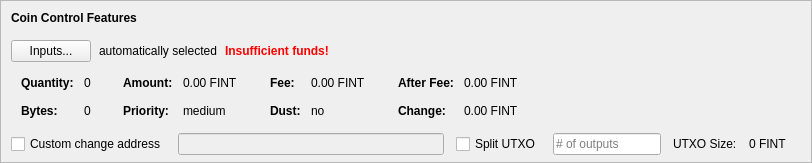
    <widget class="QFrame" name="frameCoinControl">
     <property name="sizePolicy">
      <sizepolicy hsizetype="Expanding" vsizetype="Expanding">
       <horstretch>0</horstretch>
       <verstretch>0</verstretch>
      </sizepolicy>
     </property>
     <property name="maximumSize">
      <size>
       <width>16777215</width>
       <height>16777215</height>
      </size>
     </property>
     <property name="frameShape">
      <enum>QFrame::StyledPanel</enum>
     </property>
     <property name="frameShadow">
      <enum>QFrame::Sunken</enum>
     </property>
     <layout class="QVBoxLayout" name="verticalLayoutCoinControl2">
      <property name="spacing">
       <number>0</number>
      </property>
      <property name="leftMargin">
       <number>0</number>
      </property>
      <property name="topMargin">
       <number>0</number>
      </property>
      <property name="rightMargin">
       <number>0</number>
      </property>
      <property name="bottomMargin">
       <number>6</number>
      </property>
      <item>
       <layout class="QVBoxLayout" name="verticalLayoutCoinControl" stretch="0,0,0,0,1">
        <property name="spacing">
         <number>0</number>
        </property>
        <property name="leftMargin">
         <number>10</number>
        </property>
        <property name="topMargin">
         <number>10</number>
        </property>
        <item>
         <layout class="QHBoxLayout" name="horizontalLayoutCoinControl1">
          <property name="bottomMargin">
           <number>15</number>
          </property>
          <item>
           <widget class="QLabel" name="labelCoinControlFeatures">
            <property name="sizePolicy">
             <sizepolicy hsizetype="Preferred" vsizetype="Maximum">
              <horstretch>0</horstretch>
              <verstretch>0</verstretch>
             </sizepolicy>
            </property>
            <property name="font">
             <font>
              <weight>75</weight>
              <bold>true</bold>
             </font>
            </property>
            <property name="styleSheet">
             <string notr="true">font-weight:bold;</string>
            </property>
            <property name="text">
             <string>Coin Control Features</string>
            </property>
           </widget>
          </item>
         </layout>
        </item>
        <item>
         <layout class="QHBoxLayout" name="horizontalLayoutCoinControl2" stretch="0,0,0,0">
          <property name="spacing">
           <number>8</number>
          </property>
          <property name="bottomMargin">
           <number>10</number>
          </property>
          <item>
           <widget class="QPushButton" name="pushButtonCoinControl">
            <property name="styleSheet">
             <string notr="true"/>
            </property>
            <property name="text">
             <string>Inputs...</string>
            </property>
            <property name="autoDefault">
             <bool>false</bool>
            </property>
           </widget>
          </item>
          <item>
           <widget class="QLabel" name="labelCoinControlAutomaticallySelected">
            <property name="text">
             <string>automatically selected</string>
            </property>
            <property name="margin">
             <number>5</number>
            </property>
           </widget>
          </item>
          <item>
           <widget class="QLabel" name="labelCoinControlInsuffFunds">
            <property name="font">
             <font>
              <weight>75</weight>
              <bold>true</bold>
             </font>
            </property>
            <property name="styleSheet">
             <string notr="true">color:red;font-weight:bold;</string>
            </property>
            <property name="text">
             <string>Insufficient funds!</string>
            </property>
            <property name="margin">
             <number>5</number>
            </property>
           </widget>
          </item>
          <item>
           <spacer name="horizontalSpacerCoinControl">
            <property name="orientation">
             <enum>Qt::Horizontal</enum>
            </property>
            <property name="sizeHint" stdset="0">
             <size>
              <width>40</width>
              <height>1</height>
             </size>
            </property>
           </spacer>
          </item>
         </layout>
        </item>
        <item>
         <widget class="QWidget" name="widgetCoinControl" native="true">
          <property name="sizePolicy">
           <sizepolicy hsizetype="Preferred" vsizetype="Preferred">
            <horstretch>0</horstretch>
            <verstretch>0</verstretch>
           </sizepolicy>
          </property>
          <property name="minimumSize">
           <size>
            <width>0</width>
            <height>0</height>
           </size>
          </property>
          <property name="styleSheet">
           <string notr="true"/>
          </property>
          <layout class="QHBoxLayout" name="horizontalLayoutCoinControl5">
           <property name="leftMargin">
            <number>0</number>
           </property>
           <property name="topMargin">
            <number>0</number>
           </property>
           <property name="rightMargin">
            <number>0</number>
           </property>
           <property name="bottomMargin">
            <number>0</number>
           </property>
           <item>
            <layout class="QHBoxLayout" name="horizontalLayoutCoinControl3" stretch="0,0,0,1">
             <property name="spacing">
              <number>20</number>
             </property>
             <property name="topMargin">
              <number>0</number>
             </property>
             <property name="bottomMargin">
              <number>10</number>
             </property>
             <item>
              <layout class="QFormLayout" name="formLayoutCoinControl1">
               <property name="horizontalSpacing">
                <number>10</number>
               </property>
               <property name="verticalSpacing">
                <number>14</number>
               </property>
               <property name="leftMargin">
                <number>10</number>
               </property>
               <property name="topMargin">
                <number>4</number>
               </property>
               <property name="rightMargin">
                <number>6</number>
               </property>
               <item row="0" column="0">
                <widget class="QLabel" name="labelCoinControlQuantityText">
                 <property name="font">
                  <font>
                   <weight>75</weight>
                   <bold>true</bold>
                  </font>
                 </property>
                 <property name="text">
                  <string>Quantity:</string>
                 </property>
                 <property name="margin">
                  <number>0</number>
                 </property>
                </widget>
               </item>
               <item row="0" column="1">
                <widget class="QLabel" name="labelCoinControlQuantity">
                 <property name="cursor">
                  <cursorShape>IBeamCursor</cursorShape>
                 </property>
                 <property name="contextMenuPolicy">
                  <enum>Qt::ActionsContextMenu</enum>
                 </property>
                 <property name="text">
                  <string notr="true">0</string>
                 </property>
                 <property name="margin">
                  <number>0</number>
                 </property>
                 <property name="textInteractionFlags">
                  <set>Qt::LinksAccessibleByMouse|Qt::TextSelectableByKeyboard|Qt::TextSelectableByMouse</set>
                 </property>
                </widget>
               </item>
               <item row="1" column="0">
                <widget class="QLabel" name="labelCoinControlBytesText">
                 <property name="font">
                  <font>
                   <weight>75</weight>
                   <bold>true</bold>
                  </font>
                 </property>
                 <property name="text">
                  <string>Bytes:</string>
                 </property>
                </widget>
               </item>
               <item row="1" column="1">
                <widget class="QLabel" name="labelCoinControlBytes">
                 <property name="cursor">
                  <cursorShape>IBeamCursor</cursorShape>
                 </property>
                 <property name="contextMenuPolicy">
                  <enum>Qt::ActionsContextMenu</enum>
                 </property>
                 <property name="text">
                  <string notr="true">0</string>
                 </property>
                 <property name="textInteractionFlags">
                  <set>Qt::LinksAccessibleByMouse|Qt::TextSelectableByKeyboard|Qt::TextSelectableByMouse</set>
                 </property>
                </widget>
               </item>
              </layout>
             </item>
             <item>
              <layout class="QFormLayout" name="formLayoutCoinControl2">
               <property name="horizontalSpacing">
                <number>10</number>
               </property>
               <property name="verticalSpacing">
                <number>14</number>
               </property>
               <property name="leftMargin">
                <number>6</number>
               </property>
               <property name="topMargin">
                <number>4</number>
               </property>
               <property name="rightMargin">
                <number>6</number>
               </property>
               <item row="0" column="0">
                <widget class="QLabel" name="labelCoinControlAmountText">
                 <property name="font">
                  <font>
                   <weight>75</weight>
                   <bold>true</bold>
                  </font>
                 </property>
                 <property name="text">
                  <string>Amount:</string>
                 </property>
                 <property name="margin">
                  <number>0</number>
                 </property>
                </widget>
               </item>
               <item row="0" column="1">
                <widget class="QLabel" name="labelCoinControlAmount">
                 <property name="cursor">
                  <cursorShape>IBeamCursor</cursorShape>
                 </property>
                 <property name="contextMenuPolicy">
                  <enum>Qt::ActionsContextMenu</enum>
                 </property>
                 <property name="text">
                  <string notr="true">0.00 FINT</string>
                 </property>
                 <property name="textInteractionFlags">
                  <set>Qt::LinksAccessibleByMouse|Qt::TextSelectableByKeyboard|Qt::TextSelectableByMouse</set>
                 </property>
                </widget>
               </item>
               <item row="1" column="0">
                <widget class="QLabel" name="labelCoinControlPriorityText">
                 <property name="font">
                  <font>
                   <weight>75</weight>
                   <bold>true</bold>
                  </font>
                 </property>
                 <property name="text">
                  <string>Priority:</string>
                 </property>
                </widget>
               </item>
               <item row="1" column="1">
                <widget class="QLabel" name="labelCoinControlPriority">
                 <property name="cursor">
                  <cursorShape>IBeamCursor</cursorShape>
                 </property>
                 <property name="contextMenuPolicy">
                  <enum>Qt::ActionsContextMenu</enum>
                 </property>
                 <property name="text">
                  <string>medium</string>
                 </property>
                 <property name="textInteractionFlags">
                  <set>Qt::LinksAccessibleByMouse|Qt::TextSelectableByKeyboard|Qt::TextSelectableByMouse</set>
                 </property>
                </widget>
               </item>
              </layout>
             </item>
             <item>
              <layout class="QFormLayout" name="formLayoutCoinControl3">
               <property name="horizontalSpacing">
                <number>10</number>
               </property>
               <property name="verticalSpacing">
                <number>14</number>
               </property>
               <property name="leftMargin">
                <number>6</number>
               </property>
               <property name="topMargin">
                <number>4</number>
               </property>
               <property name="rightMargin">
                <number>6</number>
               </property>
               <item row="0" column="0">
                <widget class="QLabel" name="labelCoinControlFeeText">
                 <property name="font">
                  <font>
                   <weight>75</weight>
                   <bold>true</bold>
                  </font>
                 </property>
                 <property name="text">
                  <string>Fee:</string>
                 </property>
                 <property name="margin">
                  <number>0</number>
                 </property>
                </widget>
               </item>
               <item row="0" column="1">
                <widget class="QLabel" name="labelCoinControlFee">
                 <property name="cursor">
                  <cursorShape>IBeamCursor</cursorShape>
                 </property>
                 <property name="contextMenuPolicy">
                  <enum>Qt::ActionsContextMenu</enum>
                 </property>
                 <property name="text">
                  <string notr="true">0.00 FINT</string>
                 </property>
                 <property name="textInteractionFlags">
                  <set>Qt::LinksAccessibleByMouse|Qt::TextSelectableByKeyboard|Qt::TextSelectableByMouse</set>
                 </property>
                </widget>
               </item>
               <item row="1" column="0">
                <widget class="QLabel" name="labelCoinControlLowOutputText">
                 <property name="font">
                  <font>
                   <weight>75</weight>
                   <bold>true</bold>
                  </font>
                 </property>
                 <property name="text">
                  <string>Dust:</string>
                 </property>
                </widget>
               </item>
               <item row="1" column="1">
                <widget class="QLabel" name="labelCoinControlLowOutput">
                 <property name="cursor">
                  <cursorShape>IBeamCursor</cursorShape>
                 </property>
                 <property name="contextMenuPolicy">
                  <enum>Qt::ActionsContextMenu</enum>
                 </property>
                 <property name="text">
                  <string>no</string>
                 </property>
                 <property name="textInteractionFlags">
                  <set>Qt::LinksAccessibleByMouse|Qt::TextSelectableByKeyboard|Qt::TextSelectableByMouse</set>
                 </property>
                </widget>
               </item>
              </layout>
             </item>
             <item>
              <layout class="QFormLayout" name="formLayoutCoinControl4">
               <property name="horizontalSpacing">
                <number>10</number>
               </property>
               <property name="verticalSpacing">
                <number>14</number>
               </property>
               <property name="leftMargin">
                <number>6</number>
               </property>
               <property name="topMargin">
                <number>4</number>
               </property>
               <property name="rightMargin">
                <number>6</number>
               </property>
               <item row="0" column="0">
                <widget class="QLabel" name="labelCoinControlAfterFeeText">
                 <property name="font">
                  <font>
                   <weight>75</weight>
                   <bold>true</bold>
                  </font>
                 </property>
                 <property name="text">
                  <string>After Fee:</string>
                 </property>
                 <property name="margin">
                  <number>0</number>
                 </property>
                </widget>
               </item>
               <item row="0" column="1">
                <widget class="QLabel" name="labelCoinControlAfterFee">
                 <property name="cursor">
                  <cursorShape>IBeamCursor</cursorShape>
                 </property>
                 <property name="contextMenuPolicy">
                  <enum>Qt::ActionsContextMenu</enum>
                 </property>
                 <property name="text">
                  <string notr="true">0.00 FINT</string>
                 </property>
                 <property name="textInteractionFlags">
                  <set>Qt::LinksAccessibleByMouse|Qt::TextSelectableByKeyboard|Qt::TextSelectableByMouse</set>
                 </property>
                </widget>
               </item>
               <item row="1" column="0">
                <widget class="QLabel" name="labelCoinControlChangeText">
                 <property name="font">
                  <font>
                   <weight>75</weight>
                   <bold>true</bold>
                  </font>
                 </property>
                 <property name="text">
                  <string>Change:</string>
                 </property>
                </widget>
               </item>
               <item row="1" column="1">
                <widget class="QLabel" name="labelCoinControlChange">
                 <property name="cursor">
                  <cursorShape>IBeamCursor</cursorShape>
                 </property>
                 <property name="contextMenuPolicy">
                  <enum>Qt::ActionsContextMenu</enum>
                 </property>
                 <property name="text">
                  <string notr="true">0.00 FINT</string>
                 </property>
                 <property name="textInteractionFlags">
                  <set>Qt::LinksAccessibleByMouse|Qt::TextSelectableByKeyboard|Qt::TextSelectableByMouse</set>
                 </property>
                </widget>
               </item>
              </layout>
             </item>
            </layout>
           </item>
          </layout>
         </widget>
        </item>
        <item>
         <layout class="QHBoxLayout" name="horizontalLayoutCoinControl4" stretch="0,0,0,0,0,0,0">
          <property name="spacing">
           <number>12</number>
          </property>
          <property name="sizeConstraint">
           <enum>QLayout::SetDefaultConstraint</enum>
          </property>
          <property name="topMargin">
           <number>5</number>
          </property>
          <property name="rightMargin">
           <number>5</number>
          </property>
          <item>
           <widget class="QCheckBox" name="checkBoxCoinControlChange">
            <property name="toolTip">
             <string>If this is activated, but the change address is empty or invalid, change will be sent to a newly generated address.</string>
            </property>
            <property name="text">
             <string>Custom change address</string>
            </property>
           </widget>
          </item>
          <item>
           <widget class="QValidatedLineEdit" name="lineEditCoinControlChange">
            <property name="enabled">
             <bool>false</bool>
            </property>
            <property name="sizePolicy">
             <sizepolicy hsizetype="Expanding" vsizetype="Fixed">
              <horstretch>0</horstretch>
              <verstretch>0</verstretch>
             </sizepolicy>
            </property>
           </widget>
          </item>
          <item>
           <widget class="QCheckBox" name="splitBlockCheckBox">
            <property name="text">
             <string>Split UTXO</string>
            </property>
           </widget>
          </item>
          <item>
           <widget class="QLineEdit" name="splitBlockLineEdit">
            <property name="sizePolicy">
             <sizepolicy hsizetype="Fixed" vsizetype="Fixed">
              <horstretch>50</horstretch>
              <verstretch>0</verstretch>
             </sizepolicy>
            </property>
            <property name="placeholderText">
             <string># of outputs</string>
            </property>
           </widget>
          </item>
          <item>
           <widget class="QLabel" name="labelBlockSizeText">
            <property name="text">
             <string>UTXO Size:</string>
            </property>
           </widget>
          </item>
          <item>
           <widget class="QLabel" name="labelBlockSize">
            <property name="text">
             <string>0 FINT</string>
            </property>
           </widget>
          </item>
          <item>
           <widget class="QLabel" name="labelCoinControlChangeLabel">
            <property name="sizePolicy">
             <sizepolicy hsizetype="Preferred" vsizetype="Expanding">
              <horstretch>0</horstretch>
              <verstretch>0</verstretch>
             </sizepolicy>
            </property>
            <property name="minimumSize">
             <size>
              <width>0</width>
              <height>0</height>
             </size>
            </property>
            <property name="text">
             <string/>
            </property>
            <property name="margin">
             <number>3</number>
            </property>
           </widget>
          </item>
         </layout>
        </item>
        <item>
         <spacer name="verticalSpacerCoinControl">
          <property name="orientation">
           <enum>Qt::Vertical</enum>
          </property>
          <property name="sizeHint" stdset="0">
           <size>
            <width>800</width>
            <height>1</height>
           </size>
          </property>
         </spacer>
        </item>
       </layout>
      </item>
     </layout>
    </widget>
